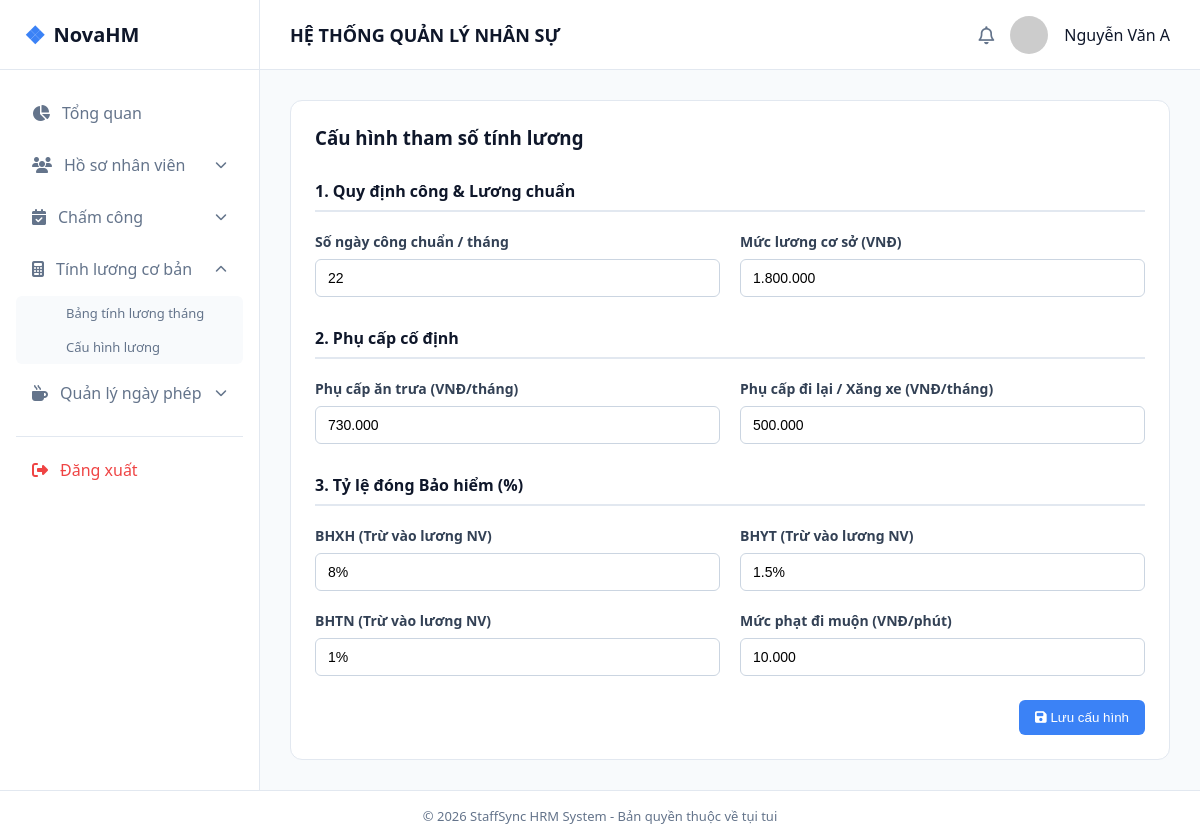
Screenshot of /cauhinhluong.php (signed in) with the database file from the repository.
### tables this page shows
CREATE TABLE cau_hinh_luong (
    id                    INT AUTO_INCREMENT PRIMARY KEY,
    so_ngay_cong_chuan    INT DEFAULT 22,
    luong_co_so           DECIMAL(15,2) DEFAULT 1800000,
    phu_cap_an_trua       DECIMAL(15,2) DEFAULT 730000,
    phu_cap_di_lai        DECIMAL(15,2) DEFAULT 500000,
    ty_le_bhxh            DECIMAL(5,2) DEFAULT 8.00,
    ty_le_bhyt            DECIMAL(5,2) DEFAULT 1.50,
    ty_le_bhtn            DECIMAL(5,2) DEFAULT 1.00,
    muc_phat_di_muon      DECIMAL(15,2) DEFAULT 10000,
    ngay_ap_dung          DATE NOT NULL,
    ngay_tao              DATETIME DEFAULT CURRENT_TIMESTAMP
);

### cauhinhluong.php (the view, shortened to what this page needs)
<?php
require_once __DIR__ . '/includes/auth.php';
$cfg = $pdo->query("SELECT * FROM cau_hinh_luong ORDER BY ngay_ap_dung DESC, id DESC LIMIT 1")->fetch();
require __DIR__ . '/includes/header.php';
?>
            <section class="data-section">
                <div class="section-header"><h3>Cấu hình tham số tính lương</h3></div>
                <form action="cauhinhluong.php" method="POST">
                    <div class="form-grid">
                        <div class="section-title">1. Quy định công & Lương chuẩn</div>
                        <div class="form-group">
                            <label for="work-days">Số ngày công chuẩn / tháng</label>
                            <input type="number" id="work-days" name="work_days" value="<?= (int)$cfg['so_ngay_cong_chuan'] ?>">
                        </div>
                        <div class="form-group">
                            <label for="base-salary">Mức lương cơ sở (VNĐ)</label>
                            <input type="text" id="base-salary" name="base_salary" value="<?= number_format($cfg['luong_co_so'],0,',','.') ?>">
                        </div>
                        <div class="section-title">2. Phụ cấp cố định</div>
                        <div class="form-group">
                            <label for="lunch-allowance">Phụ cấp ăn trưa (VNĐ/tháng)</label>
                            <input type="text" id="lunch-allowance" name="lunch_allowance" value="<?= number_format($cfg['phu_cap_an_trua'],0,',','.') ?>">
                        </div>
                        <div class="form-group">
                            <label for="fuel-allowance">Phụ cấp đi lại / Xăng xe (VNĐ/tháng)</label>
                            <input type="text" id="fuel-allowance" name="fuel_allowance" value="<?= number_format($cfg['phu_cap_di_lai'],0,',','.') ?>">
                        </div>
                        <div class="section-title">3. Tỷ lệ đóng Bảo hiểm (%)</div>
                        <div class="form-group">
                            <label for="bhxh">BHXH (Trừ vào lương NV)</label>
                            <input type="text" id="bhxh" name="bhxh" value="<?= rtrim(rtrim($cfg['ty_le_bhxh'],'0'),'.') ?>%">
                        </div>
                        <div class="form-group">
                            <label for="bhyt">BHYT (Trừ vào lương NV)</label>
                            <input type="text" id="bhyt" name="bhyt" value="<?= rtrim(rtrim($cfg['ty_le_bhyt'],'0'),'.') ?>%">
                        </div>
                        <div class="form-group">
                            <label for="bhtn">BHTN (Trừ vào lương NV)</label>
                            <input type="text" id="bhtn" name="bhtn" value="<?= rtrim(rtrim($cfg['ty_le_bhtn'],'0'),'.') ?>%">
                        </div>
                        <div class="form-group">
                            <label for="late-fine">Mức phạt đi muộn (VNĐ/phút)</label>
                            <input type="text" id="late-fine" name="late_fine" value="<?= number_format($cfg['muc_phat_di_muon'],0,',','.') ?>">
                        </div>
                    </div>
                    <div class="form-actions">
                        <button type="submit" class="btn-primary"><i class="fa-solid fa-floppy-disk"></i> Lưu cấu hình</button>
                    </div>
                </form>
            </section>
<?php require __DIR__ . '/includes/footer.php'; ?>

### asset/style.css (style rules this page uses)
:root { --primary: #3b82f6; --primary-hover: #2563eb; --bg-main: #f8fafc; --bg-white: #ffffff; --text-dark: #0f172a; --text-muted: #64748b; --border: #e2e8f0; }
* { box-sizing: border-box; margin: 0; padding: 0; }
body { font-family: 'Segoe UI', system-ui, sans-serif; background-color: var(--bg-main); color: var(--text-dark); }
.data-section { background-color: #fff; border-radius: 12px; border: 1px solid var(--border); padding: 24px; }
.section-header { display: flex; justify-content: space-between; align-items: center; margin-bottom: 20px; }
.btn-primary { background-color: var(--primary); color: #fff; border: none; padding: 10px 16px; border-radius: 6px; cursor: pointer; font-weight: 500; }

### cauhinhluong.php (style rules this page uses)
.form-grid { display: grid; grid-template-columns: repeat(2, 1fr); gap: 20px; margin-top: 20px; }
.form-group { display: flex; flex-direction: column; gap: 8px; }
.form-group label { font-weight: 600; font-size: 14px; color: #334155; }
.form-group input, .form-group select { padding: 10px 12px; border: 1px solid #cbd5e1; border-radius: 6px; outline: none; font-size: 14px; }
.section-title { grid-column: span 2; font-size: 16px; font-weight: 700; color: #0f172a; border-bottom: 2px solid #e2e8f0; padding-bottom: 8px; margin-top: 10px; }
.form-actions { margin-top: 24px; display: flex; gap: 12px; justify-content: flex-end; }

### rows the page displays
cau_hinh_luong: work_days "22", base_salary "1.800.000", lunch_allowance "730.000", fuel_allowance "500.000", bhxh "8%", bhyt "1.5%", bhtn "1%", late_fine "10.000"

### other values shown
$currentUser['ten'] "Nguyễn Văn A"
